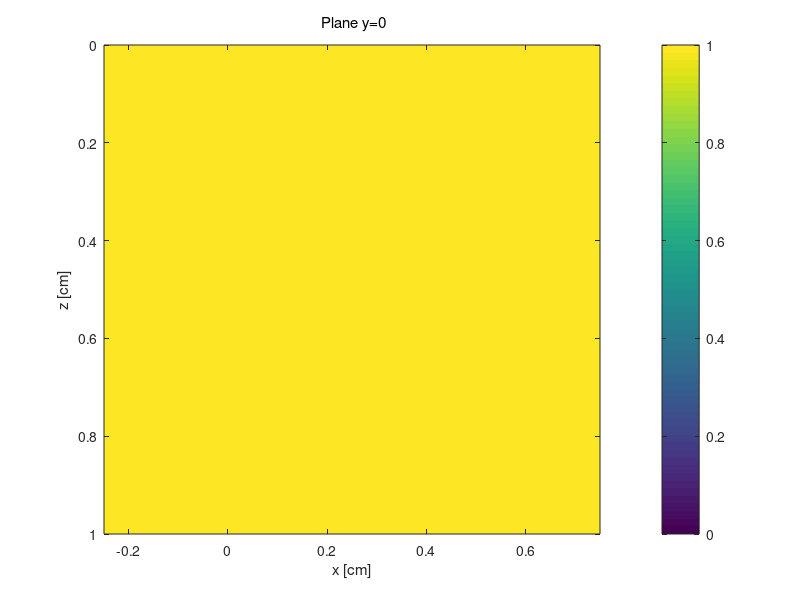

This figure's MATLAB source:
% Create the files for the simulation
   
clear
format compact
clc
home

%File location
cd('C:\Users\raphi\Documents\ubuntu_share')

%%% USER CHOICES %%%%%%%% <-------- You must set these parameters ------
SAVEON      = 1;        % 1 = save myname_T.bin, myname_H.mci 
                        % 0 = don't save. Just check the program.

myname      = '5bg07';% name for files: myname_T.bin, myname_H.mci  
time_min    = 300;      	% time duration of the simulation [min] <----- run time -----
Nx          = 1;    	% # of bins in each dimension of cube 
Ny          = 1;    	% # of bins in each dimension of cube 
Nz          = 1;    	% # of bins in each dimension of cube 
binsize     = 0.5; 	% size of each bin, eg. [cm]

% Set Monte Carlo launch flags (not in use)
mcflag      = 0;     	% launch: 0 = uniform beam, 1 = Gaussian, 2 = isotropic pt. 
                        % 3 = rectangular beam (use xfocus,yfocus for x,y halfwidths)
launchflag  = 1;        % 0 = let mcxyz.c calculate launch trajectory
                        % 1 = manually set launch vector.
boundaryflag = 1;       % 0 = no boundaries, 1 = escape at boundaries
                        % 2 = escape at surface only. No x, y, bottom z
                        % boundaries

% Sets position of source with 0 centered on each Aline
xs          = 0;      	% x of source
ys          = 0;        % y of source
zs          = 0.0001;  	% z of source must start in simulation

% Set position of focus, so mcxyz can calculate launch trajectory (not in use)
xfocus      = 0;        % set x,position of focus
yfocus      = 0;        % set y,position of focus
zfocus      = inf;    	% set z,position of focus (=inf for collimated beam)

% Set detection parameter
radius      = 0.05;     % Half width of the BScan
waist       = 0.05;  	% Width of the scanned beam (Not in use)
Ndetectors  = 800;      % Number of Aline per BScan
det_radius  = 0.1;      % Width of the beam at the imaging lens
flens       = 2.0;      % Focal lenth of the lens
cos_accept  = flens./sqrt((det_radius).^2+(flens).^2);

% only used if launchflag == 1 (manually set launch trajectory): (not in use)
ux0         = 0;      % trajectory projected onto x axis
uy0         = 0;      % trajectory projected onto y axis
uz0         = sqrt(1 - ux0^2 - uy0^2); % such that ux^2 + uy^2 + uz^2 = 1

% Bias scattering parameter
a_coef    = 0.9;
p         = 0.5;

%%%%%%%%%%%%%%%%%%%%%%%%%

%%%%%%%%%%%%
% Create Sample
%%%
zsurf = 0.0;  % position of air/skin surface
T = double(zeros(Nx,Ny,Nz));
T(:) = 1;
Nt = 1; %Number if layers
muav(1) = 9.12e-03*10;    %Absorption coef. of first layer
musv(1) = 1.323*10;   %Scattering coef. of first layer
gv(1) = 0.7;     %Anisotropy of first layer
nrv(1) = 1.3844;      %Refraction index of first layer

%%%%%%%%%% 
% Prepare Monte Carlo 
%%%


% Specify Monte Carlo parameters    
dx = binsize;
dy = binsize;
dz = binsize;
x  = ([1:Nx]'-Nx/2)*dx;
y  = ([1:Ny]'-Ny/2)*dy;
z  = [1:Nz]'*dz;
zmin = min(z);
zmax = max(z);
xmin = min(x);
xmax = max(x);

if isinf(zfocus), zfocus = 1e12; end



%%
if SAVEON
    tic
    % convert T to linear array of integer values, v(i)i = 0;
    v = uint8(reshape(T,Ny*Nx*Nz,1));

    %% WRITE FILES
    % Write myname_H.mci file
    %   which contains the Monte Carlo simulation parameters
    %   and specifies the tissue optical properties for each tissue type.
    commandwindow
    disp(sprintf('--------create %s --------',myname))
    filename = sprintf('%s_H.mci',myname);
    fid = fopen(filename,'w');
        % run parameters
        fprintf(fid,'%0.2f\n',time_min);
        fprintf(fid,'%0.4f\n',a_coef);
        fprintf(fid,'%0.4f\n',p);
        fprintf(fid,'%0.4f\n',Ndetectors);
        fprintf(fid,'%0.4f\n',det_radius);
        fprintf(fid,'%0.4f\n',cos_accept);
        fprintf(fid,'%d\n'   ,Nx);
        fprintf(fid,'%d\n'   ,Ny);
        fprintf(fid,'%d\n'   ,Nz);
        fprintf(fid,'%0.4f\n',dx);
        fprintf(fid,'%0.4f\n',dy);
        fprintf(fid,'%0.4f\n',dz);
        % launch parameters
        fprintf(fid,'%d\n'   ,mcflag);
        fprintf(fid,'%d\n'   ,launchflag);
        fprintf(fid,'%d\n'   ,boundaryflag);
        fprintf(fid,'%0.4f\n',xs);
        fprintf(fid,'%0.4f\n',ys);
        fprintf(fid,'%0.4f\n',zs);
        fprintf(fid,'%0.4f\n',xfocus);
        fprintf(fid,'%0.4f\n',yfocus);
        fprintf(fid,'%0.4f\n',zfocus);
        fprintf(fid,'%0.4f\n',ux0); % if manually setting ux,uy,uz
        fprintf(fid,'%0.4f\n',uy0);
        fprintf(fid,'%0.4f\n',uz0);
        fprintf(fid,'%0.4f\n',radius);
        fprintf(fid,'%0.4f\n',waist);
        fprintf(fid,'%0.4f\n',zsurf);
        % tissue optical properties
        fprintf(fid,'%d\n',Nt);
        for i=1:Nt
            fprintf(fid,'%0.6f\n',muav(i));
            fprintf(fid,'%0.6f\n',musv(i));
            fprintf(fid,'%0.6f\n',gv(i));
            fprintf(fid,'%0.6f\n',nrv(i));
        end
    fclose(fid);

    %% write myname_T.bin file
    filename = sprintf('%s_T.bin',myname);
    disp(['create ' filename])
    fid = fopen(filename,'wb');
    fwrite(fid,v,'uint8');
    fclose(fid);

    toc
end % SAVEON


%% Look at structure of Tzx at iy=Ny/2
Txzy = shiftdim(T,1);   % Tyxz --> Txzy
Tzx  = Txzy(:,:,round(Ny/2))'; % Tzx

%%
figure; clf
Tzx = squeeze(T(:,round(Ny/2),:))';
imagesc(x,z,Tzx,[0 Nt])
xlabel('x [cm]')
ylabel('z [cm]')
title('\rm Plane y=0')
colorbar
